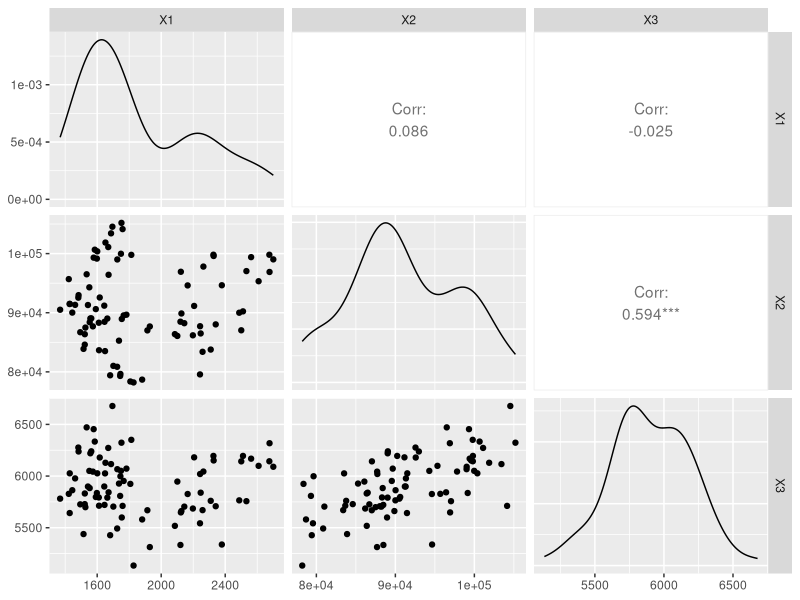
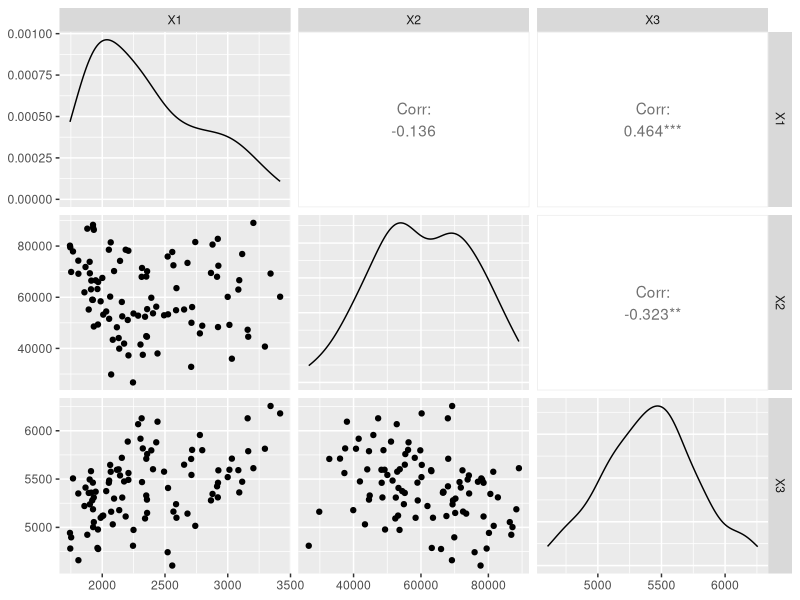

Reproduce these figures in R, in order. (Note: a time limit stopped this script after it produced the figures.)
#TD4
library(car)
library(GGally)

data <- read.csv("Td4.csv")

data_1 <- data[which(data == "2000/01/01"):which(data == "2006/12/01"),]
data_2 <- data[which(data == "2013/01/01"):which(data == "2020/12/01"),]

n <- length(data$Y)
n_1 <- length(data_1$Y)
n_2 <- length(data_2$Y)


## Regressions 
model_0 <- lm(Y~X1+X2+X3, data = data)

model_1 <- lm(Y~X1+X2+X3, data = data_1)

model_2 <- lm(Y~X1+X2+X3, data = data_2)

model_list <- list(model_0,model_1,model_2)

for (i in 1:length(model_list)){
	print(summary(model_list[[i]]))
	#print(nobs(model_list[[i]]))
}

## Tests d'autocorrélation
cat("Test de Durbin Watson\n")
for (i in 2:length(model_list)){
	print(durbinWatsonTest(model_list[[i]]))
}

## Stabilité
# ANACOVA
cat("Test d'Anacova\n")
SCR_l <- list()
for (i in 1:length(model_list)){
	SCR <- sum(resid(model_list[[i]])^2)
	SCR_l[[i]] <- SCR
}
print(SCR_l)

SCR_a <- SCR_l[[2]] + SCR_l[[3]]
F_stat <- ((SCR_l[[1]] - SCR_a)/SCR_a) * (nobs(model_list[[1]]) - 2*4)/4
cat("SCR_a = ", SCR_a, "\n")
cat("F_stat = ", F_stat, "F_lu = ", qf(0.95,df1=4,df2=(nobs(model_list[[1]]) - 2*4)), "\n")

# Comparaison coef regression
#print(summary(model_0)$coef[,2])
cat("Test de comparaison des coefficients de regression\n")
for (i in 1:length(model_0$coef)){
	tc <- (model_1$coef[[i]] - model_2$coef[[i]])/sqrt((summary(model_1)$coef[i,2])^2 + (summary(model_2)$coef[i,2])^2)
	cat(paste0("tc",i,"="), tc, "\n")
}

# Comparaison coef correlation
cat("Test de comparaison des coefficients de correlation\n")
z_l <- list()
for (i in 3:4){
    for (j in i:4){
        r_1 <- cor(data_1[,i],data_1[,j+1])
	r_2 <- cor(data_2[,i],data_2[,j+1])
        
        z_1 <- 0.5 * log((1 + r_1)/(1 - r_1))
        z_2 <- 0.5 * log((1 + r_2)/(1 - r_2))
        
        #print(z_1)
        #print(z_2) 
        tc <- (z_1 - z_2)/sqrt((1/(n_1 - 3)) + (1/(n_2 - 3))) 
        cat(paste0("tc_",names(data[i]),names(data[j+1]),"="),tc, "\n")
    }
}

## Colinearite
# Test VIF
cat("Test de VIF\n")
vif(model_0)

# Test sur les valeurs propres
cat("Matrice des coefficients de corrélations\n")
cor(data[3:5])
cat("Valeurs propres de la matrice des r\n")
eigen(cor(data[3:5]),symmetric = TRUE, only.values = TRUE)


X11()
par(bg = 'white')
ggpairs(data_1[3:5])
X11()
ggpairs(data_2[3:5])
while (!is.null(dev.list())) Sys.sleep(1)
